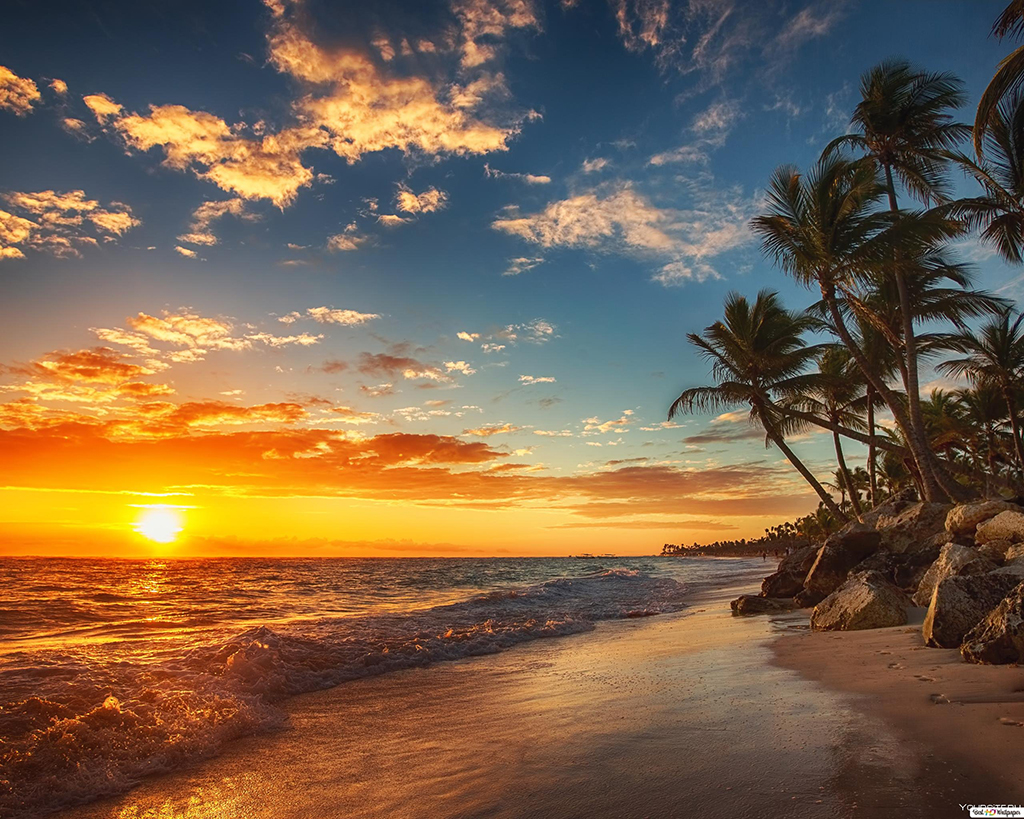
#> input picture modular_coursework/images/img.jpg, 1024 x 819 px, found by its file name
$ python __init__.py
#> lines starting #> are read from the running program, lines starting #| are printed output that depends on the picture
### libs/image_processing.py
""" Image Processing """

# pylint: disable=E1101

from typing import Tuple, List
from dataclasses import dataclass
from utils import Utils
from PIL import Image, ImageDraw, ImageFilter
import numpy as np
import cv2 as cv

__version__ = "1.0.0"

__all__ = []

RGB = Tuple[int, int, int]


@dataclass
class ImageProcessing:
    """ImageProcessing"""

    image: Image = None
    draw: ImageDraw = None
    width: int = 0
    height: int = 0
    pixel_data: List[RGB] = None
    initial_image: Image = None

    def read_file(self, path: str) -> "ImageProcessing":
        """read_file"""

        self.image = Image.open(path)
#> self.image is the input picture: PIL image 1024x819 RGB; mean R, G, B 122.2, 98.1, 74
        self.initial_image = self.image.copy()
        self.draw = ImageDraw.Draw(self.image)
        self.width = self.image.size[0]
#> self.width = 1024
        self.height = self.image.size[1]
#> self.height = 819
        self.pixel_data = self.image.load()

        return self

    # [9 lines left out: function gray_shades, not called in this run]

    def sepia(self, depth=50) -> "ImageProcessing":
        """sepia"""
#> called with depth = 50

        for i in range(self.width):
            for j in range(self.height):
                a = self.pixel_data[i, j][0]
                b = self.pixel_data[i, j][1]
                c = self.pixel_data[i, j][2]
                s = (a + b + c) // 3
                a = s + depth * 2
                b = s + depth
                c = s

                a = min(s + depth * 2, 255)
                b = min(s + depth, 255)
                c = min(s, 255)

                self.draw.point((i, j), (a, b, c))

        return self

    # [20 lines left out: functions negative, noise, not called in this run]

    def brightness(self, factor: int = 100) -> "ImageProcessing":
        """brightness"""
#> called with factor = -100

        img_array = np.array(self.image)
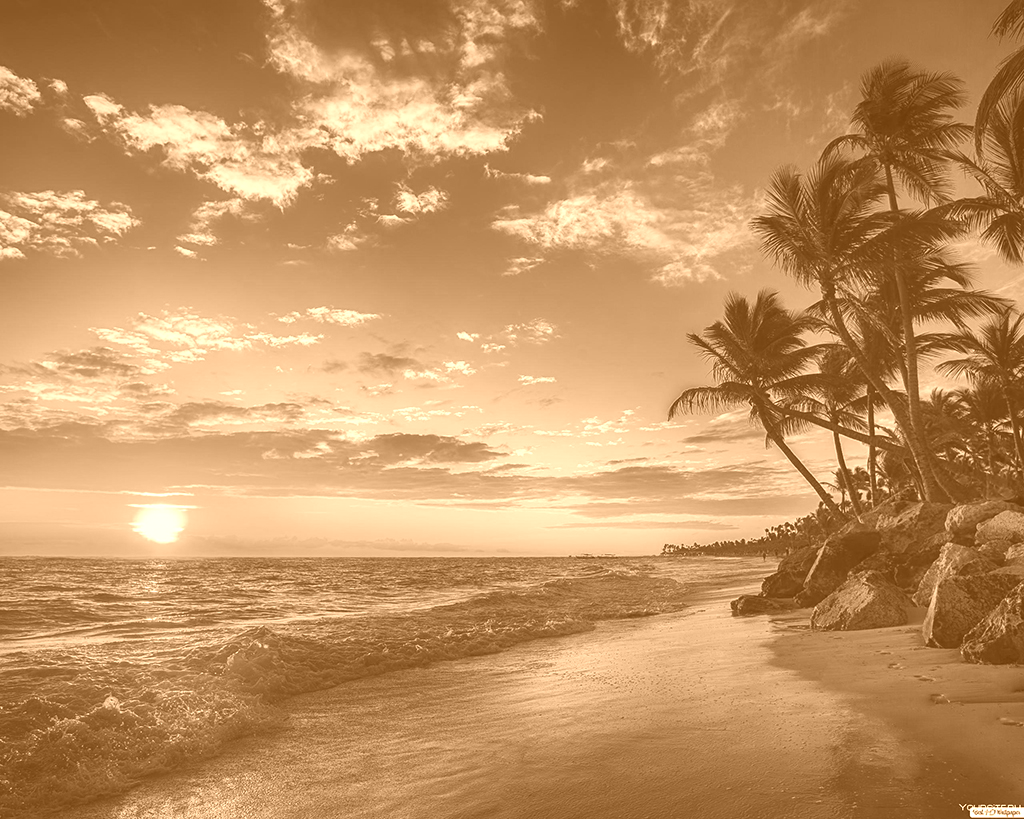
#> img_array: shape (819, 1024, 3); mean R, G, B 195.1, 147.6, 97.8
        bright_img = np.clip(img_array.astype(np.int16) + factor, 0, 255).astype(
            np.uint8
        )
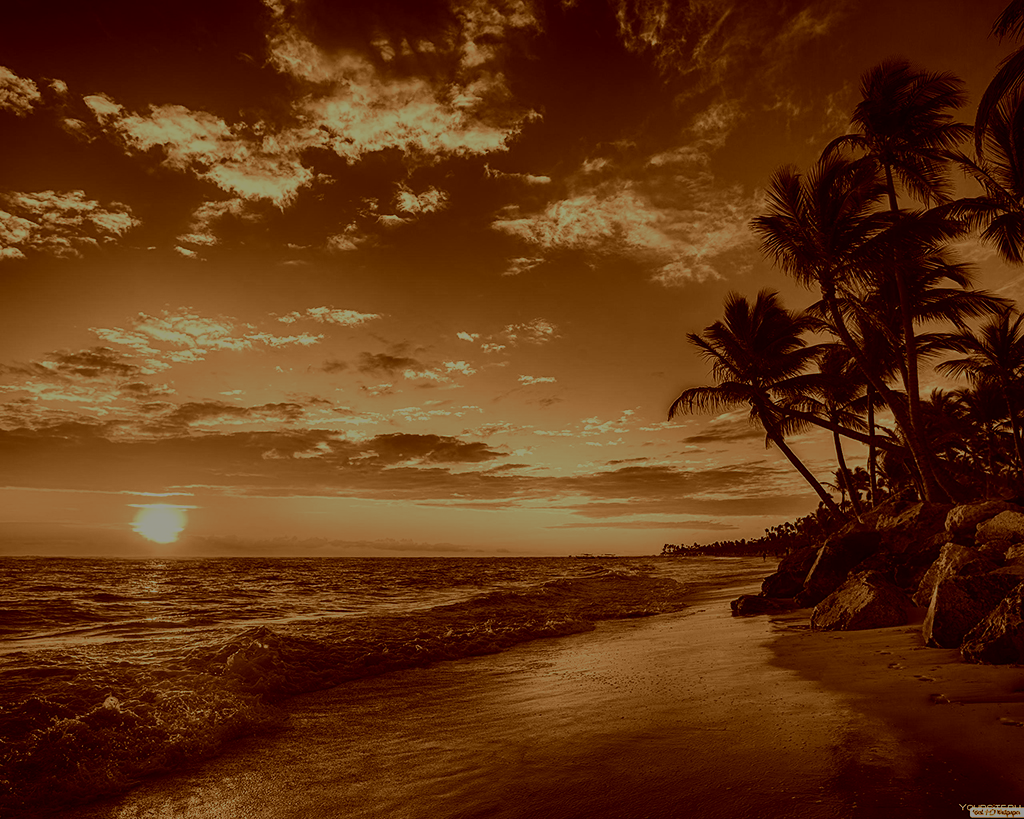
#> bright_img: shape (819, 1024, 3); mean R, G, B 95.1, 50.1, 18.1
        self.image = Image.fromarray(bright_img)
        self.draw = ImageDraw.Draw(self.image)

        return self

    # [124 lines left out: functions monochrome, contour, reset, _img_processing, _find_contours, img_recognition and 1 more, not called in this run]


# [2 lines that do not run on import are left out]

### libs/utils.py
"""Utils"""

# pylint: disable=C0301

from dataclasses import dataclass
import time
from pathlib import Path
from typing import Callable, Tuple, Union, List, Optional
from math import radians, degrees

__version__ = "2.0.0"

RGB = Tuple[int, int, int, Union[float, None]]
BGR = RGB


@dataclass
class Utils:
    """Utils"""

    # [82 lines left out: functions reshuffle, hex_to_rgba, rgba_to_hex, deg_to_rads, rads_to_deg, animate and 1 more, not called in this run]

    @staticmethod
    def get_path(path: str, flag: Optional[str] = None) -> str:
        """Get path"""

        # Needs TODO: relative r, absolute a, parent p

        files = Path.cwd().glob(f"**/{path}")
        files = list(files)

        if flag == "All":
            return files

        if files:
            return str(list(files)[0])

        return None


# [23 lines left out: function test, not called in this run]


# [2 lines that do not run on import are left out]

### modular_coursework/__init__.py
"""Examination work"""

# pylint: disable=E1101, C0412, W0603

import sys
from pathlib import Path
import numpy as np
import cv2 as cv

LIBS_PATH = Path.cwd().resolve()

sys.path.append(str(LIBS_PATH))

try:
    from utils import Utils
except ImportError:
    from libs.utils import Utils

try:
    from image_processing import ImageProcessing
except ImportError:
    from libs.image_processing import ImageProcessing


def get_path(path: str) -> str:
    """Get path"""

    return Path(__file__).parent.joinpath(path).resolve()


def test() -> None:
    """Test function"""

    win_name = "Window"
    cv.namedWindow(win_name, cv.WINDOW_AUTOSIZE)

    def show() -> None:
        """show"""

        cv.imshow(win_name, cv.cvtColor(np.array(img_proces.image), cv.COLOR_RGB2BGR))
        cv.waitKey(0)

    img_proces = ImageProcessing()
    img_proces.read_file(
        Utils.get_path(Path(__file__).parent.name + "/images/img.jpg")
    ).sepia().brightness(-100)
    img_proces.image.save(get_path("./images/sepia_brightness.jpg"))
    show()

    cv.destroyAllWindows()


if __name__ == "__main__":
    test()
